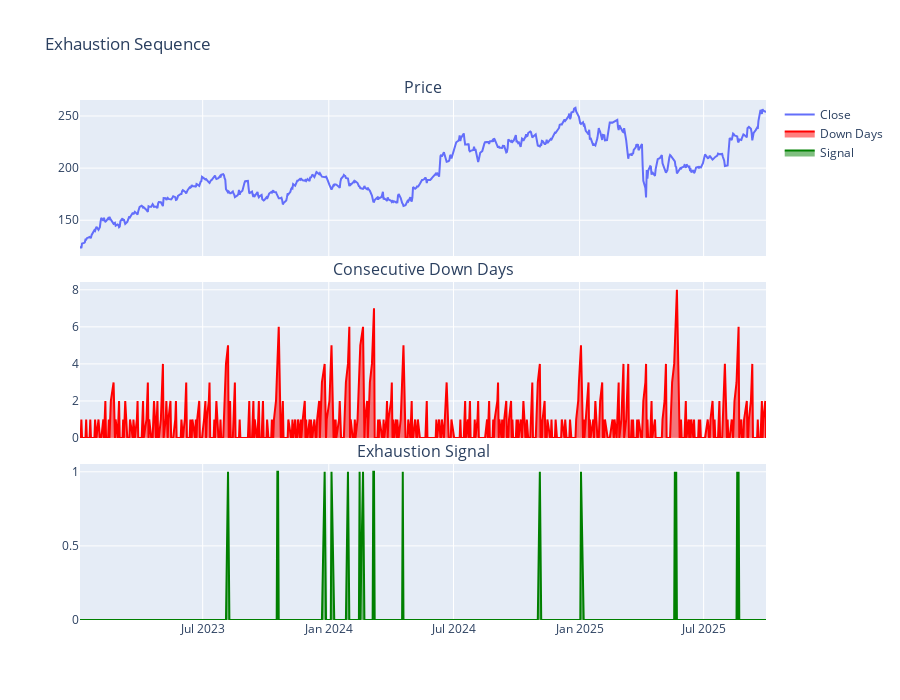

Notebook code cell kept with this figure:
### Markdown cell above
## 5. Exhaustion Sequence

Many consecutive down days BUT slowing drops = exhaustion = bottom near. Tracks consecutive negative days and whether selling is decelerating.

### Code cell
df = detect_exhaustion_sequence(df)

fig = make_subplots(
    rows=3,
    cols=1,
    shared_xaxes=True,
    vertical_spacing=0.05,
    subplot_titles=("Price", "Consecutive Down Days", "Exhaustion Signal"),
)

fig.add_trace(go.Scatter(x=df["date"], y=df["close"], name="Close"), row=1, col=1)
fig.add_trace(
    go.Scatter(x=df["date"], y=df["consecutive_down_days"], name="Down Days", fill="tozeroy", line={"color": "red"}),
    row=2,
    col=1,
)
fig.add_trace(
    go.Scatter(x=df["date"], y=df["exhaustion_signal"], name="Signal", fill="tozeroy", line={"color": "green"}),
    row=3,
    col=1,
)

fig.update_layout(height=700, title_text="Exhaustion Sequence")
fig.show()

### Figure 1 — Plotly figure (JSON) as saved in the notebook; plotly's stock layout.template omitted (floating-point values rounded to 4 significant figures; data arrays with more than 128 entries replaced by an {"elided": "..."} marker saying what was removed)
{"data": [{"name": "Close", "type": "scatter", "x": {"elided": "688 str values"}, "xaxis": "x", "y": {"elided": "688 float values"}, "yaxis": "y"}, {"fill": "tozeroy", "line": {"color": "red"}, "name": "Down Days", "type": "scatter", "x": {"elided": "688 str values"}, "xaxis": "x2", "y": {"elided": "688 int values"}, "yaxis": "y2"}, {"fill": "tozeroy", "line": {"color": "green"}, "name": "Signal", "type": "scatter", "x": {"elided": "688 str values"}, "xaxis": "x3", "y": {"elided": "688 int values"}, "yaxis": "y3"}], "layout": {"annotations": [{"font": {"size": 16}, "showarrow": false, "text": "Price", "x": 0.5, "xanchor": "center", "xref": "paper", "y": 1, "yanchor": "bottom", "yref": "paper"}, {"font": {"size": 16}, "showarrow": false, "text": "Consecutive Down Days", "x": 0.5, "xanchor": "center", "xref": "paper", "y": 0.65, "yanchor": "bottom", "yref": "paper"}, {"font": {"size": 16}, "showarrow": false, "text": "Exhaustion Signal", "x": 0.5, "xanchor": "center", "xref": "paper", "y": 0.3, "yanchor": "bottom", "yref": "paper"}], "height": 700, "title": {"text": "Exhaustion Sequence"}, "xaxis": {"anchor": "y", "domain": [0, 1], "matches": "x3", "showticklabels": false}, "xaxis2": {"anchor": "y2", "domain": [0, 1], "matches": "x3", "showticklabels": false}, "xaxis3": {"anchor": "y3", "domain": [0, 1]}, "yaxis": {"anchor": "x", "domain": [0.7, 1]}, "yaxis2": {"anchor": "x2", "domain": [0.35, 0.65]}, "yaxis3": {"anchor": "x3", "domain": [0, 0.3]}}}
